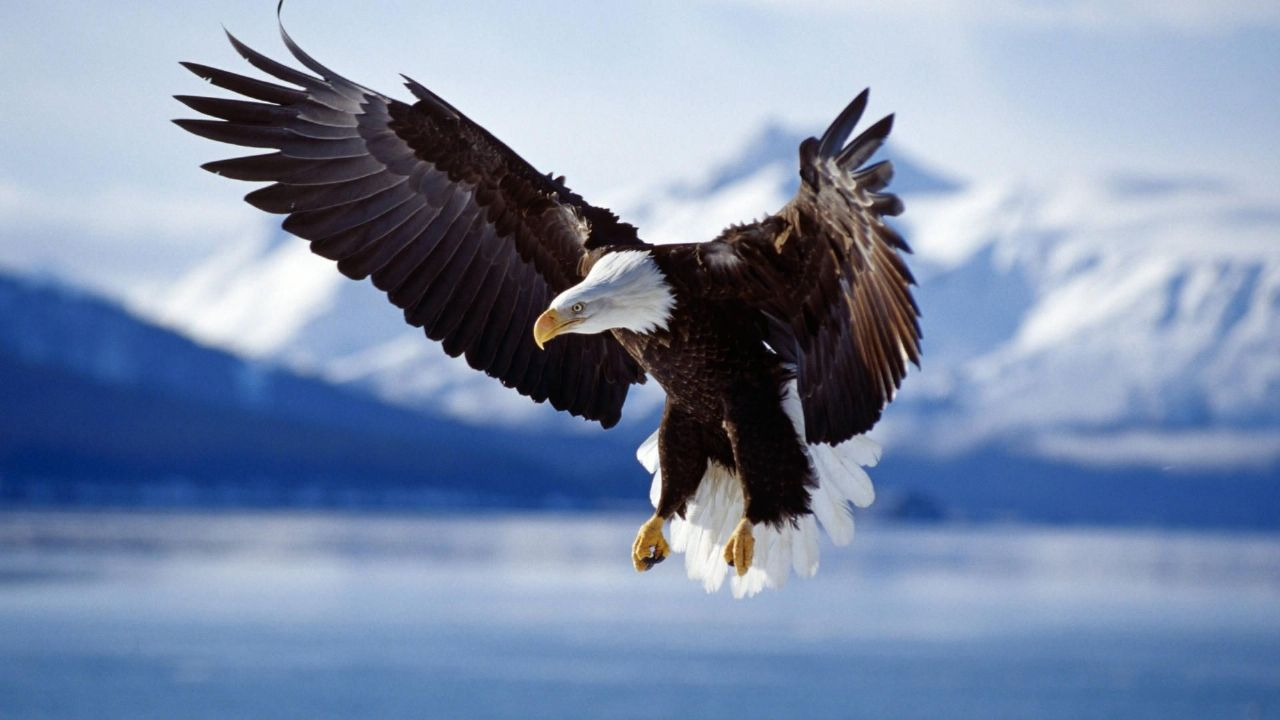
#> input picture Labs/Lab02/eagle.jpg, 1280 x 720 px
$ jupyter execute --allow-errors Lab02.ipynb
#> lines starting #> are read from the running program, lines starting #| are printed output that depends on the picture; after the words box and inside, x2 and y2 are one past the last pixel; in counts of white or black regions, pixels touching at a corner belong together
[cell 1]
import cv2
import numpy as np
from matplotlib import pyplot as plt

[cell 2]
#1. Image thresholding
# [17 lines left out: function imgThresh, not called in this run]

[cell 3]
I = cv2.imread('eagle.jpg', 0)
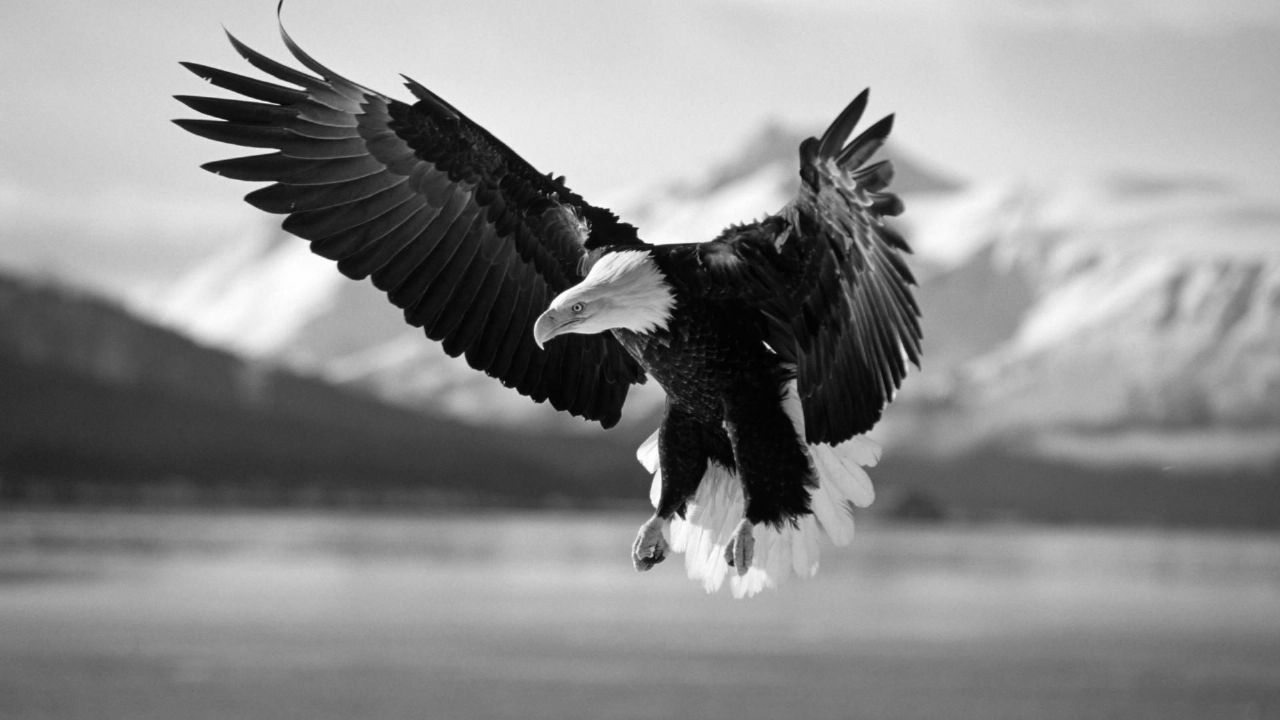
#> I: shape (720, 1280); min 0, max 255, mean 139.4
cv2.imshow('thresh_image', I)
cv2.waitKey(0)
cv2.destroyAllWindows()

[cell 4]
I1=cv2.imread('car.jpg')
I2=cv2.imread('eagle.jpg')
#> I2 is the input picture: shape (720, 1280, 3); mean B, G, R 169.4, 141.1, 124.7

#> (the rest of this cell did not finish here and is left out)

#> (a cell that did not finish here is left out)

#> (a cell that did not finish here is left out)

#> (a cell that did not finish here is left out)

[cell 8]
#3. Write simple programs to demonstrate
#a. Log transformation
def logTransform(I):

    c = 255 / np.log(1 + np.max(I))
    log_image = c * (np.log(I + 1))

    log_image = np.array(log_image, dtype = np.uint8)

    cv2.imshow('log_imag', log_image)
    cv2.waitKey(0)
    cv2.destroyAllWindows()

[cell 9]
I = cv2.imread('car.jpg', 0)
#> (the rest of this cell did not finish here and is left out)

[cell 10]
#b. Power transformation
#G is gamma value
def powerTrans(I, G):

    rows = I.shape[0]
    cols = I.shape[1]

    gamma_corrected_img = np.array(255*(I / 255) ** G, dtype = 'uint8')

    cv2.imshow('Gamma_img', gamma_corrected_img)
    cv2.waitKey(0)
    cv2.destroyAllWindows()

[cell 11]
I = cv2.imread('car.jpg')
#> (the rest of this cell did not finish here and is left out)

[cell 12]
#c. Gray level slicing
#x, y the pixel value range to slice
def graylevelSlice(I, x, y):
    rows = I.shape[0]
    cols = I.shape[1]
    img_slice = np.zeros([rows, cols], np.uint8)

    for i in range(rows):
        for j in range(cols):

            if (I[i,j] >= x) and (I[i,j] <= y):
                img_slice[i,j]= 255
            else:
                img_slice[i,j] = 0

    cv2.imshow('img_slice', img_slice)
    cv2.waitKey(0)
    cv2.destroyAllWindows()

[cell 13]
I = cv2.imread('car.jpg', 0)
#> (the rest of this cell did not finish here and is left out)

[cell 14]
I = cv2.imread('eagle.jpg', 0)
print(I.size)
#| 921600
#> (the rest of this cell did not finish here and is left out)

[cell 15]
#d. Bit plane slicing
# [27 lines left out: function bitPlaneSlice, not called in this run]

[cell 16]
#d. Bit plane slicing
def bitPlaneSlice(I):
    rows = I.shape[0]
#> rows = 720
    cols = I.shape[1]
#> cols = 1280
    binary_img_value_list = []

    for i in range(rows):
        for j in range(cols):
            binary_img_value_list.append(np.binary_repr(I[i][j] ,width=8)) # width = no. of bits
#> after the loop, binary_img_value_list = 921600 items

    dim=(400,400) #dimention of output images(since there are 8 output images, it is impossible to display large 8 images)

    #getting the required layer bits from binary_img_value_list and reshaping the extracted values according to the original image size
    #The extracted bit values are multiplied with 2^(n-1) to get the pixel values and store the 8 images in a list
    img_list=[]
    for k in range(8):
        bitplane_img =(np.array([int(j[k]) for j in binary_img_value_list],dtype = np.uint8)*(2**(7-k))).reshape(rows,cols)
        img_list.append(bitplane_img)
#> this loop made 8 passes
#> pass 1, in bitPlaneSlice, `bitplane_img =(np.array([int(j[k]) for j in binary_img_value_list],dty..`:
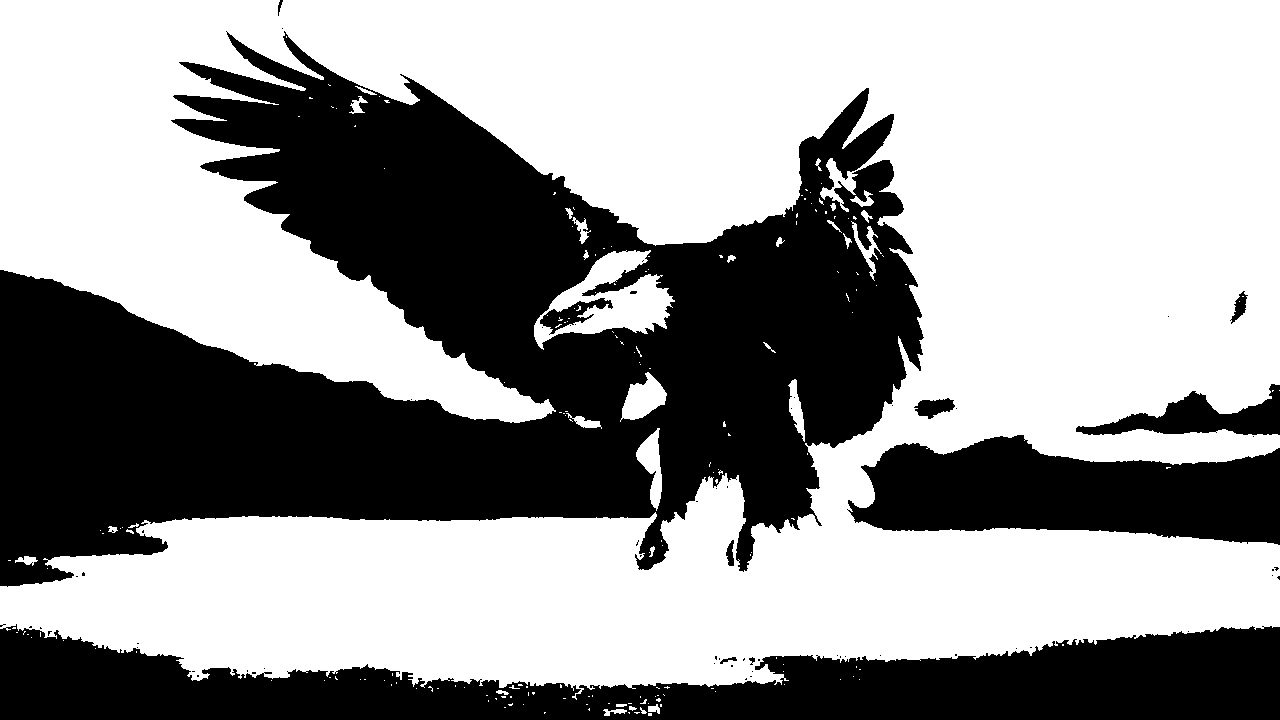
#> bitplane_img: shape (720, 1280); values 0 (black) and 128 (white), 59.7% white; 64 black regions (53 under 20 px), largest, box (x1, y1, x2, y2) and area: (0, 31, 924, 587) 257207, (0, 624, 1280, 720) 74690, (847, 435, 1280, 545) 32654
#> pass 3, in bitPlaneSlice, `bitplane_img =(np.array([int(j[k]) for j in binary_img_value_list],dty..`:
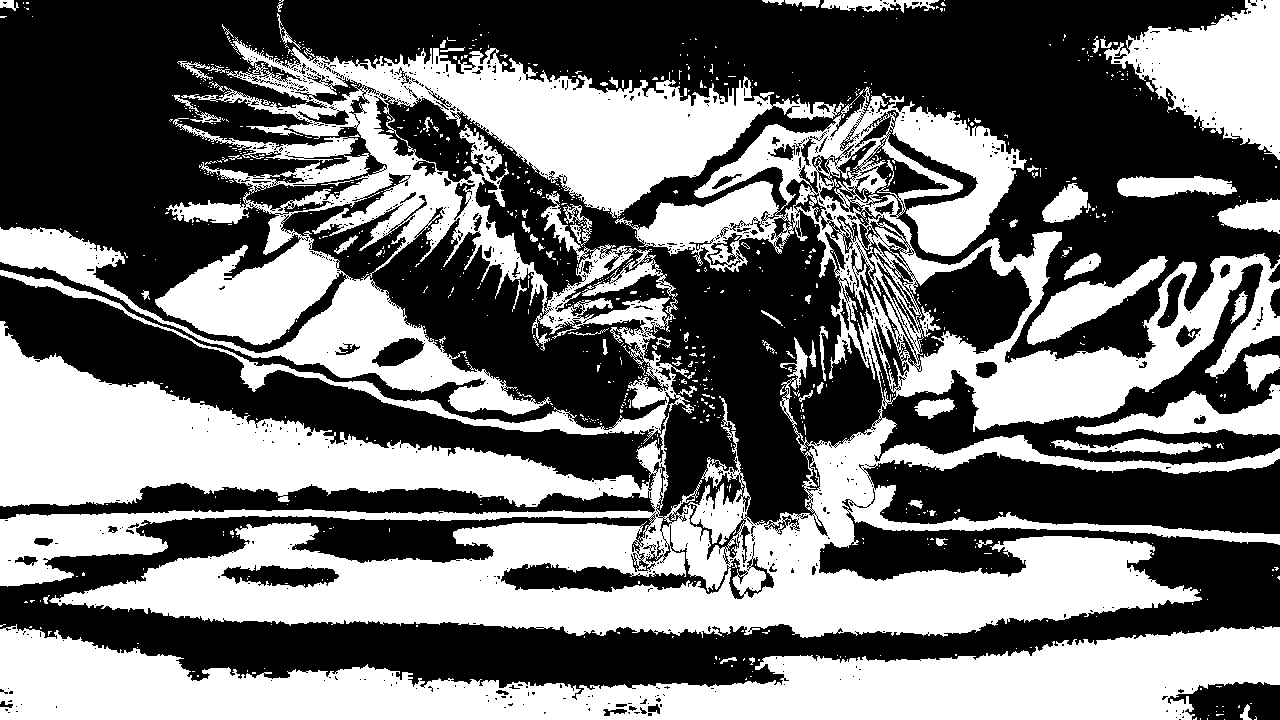
#> bitplane_img: shape (720, 1280); values 0 (black) and 32 (white), 45.4% white; 907 white regions (826 under 20 px), largest, box (x1, y1, x2, y2) and area: (0, 37, 1280, 638) 303538, (0, 624, 1280, 720) 71304, (1104, 0, 1280, 160) 15010
#> after the loop, img_list = 8 items

    #Concatenate the 8 images, img_list[0] Bit 8 plane image, img_list[1] Bit 7 plane image, so on so forth
    higher_order = cv2.hconcat([img_list[0], img_list[1], img_list[2], img_list[3]])
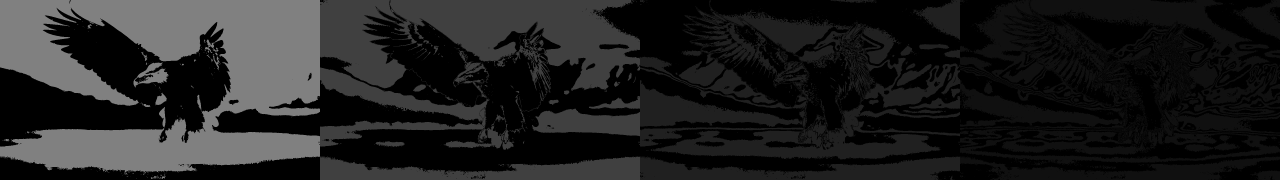
#> higher_order: shape (720, 5120) (shown at 1/4 size); min 0, max 128, mean 32.9
    print(img_list[0][689])
#> (printed output is left out)
    lower_order =cv2.hconcat([img_list[4], img_list[5], img_list[6], img_list[7]])
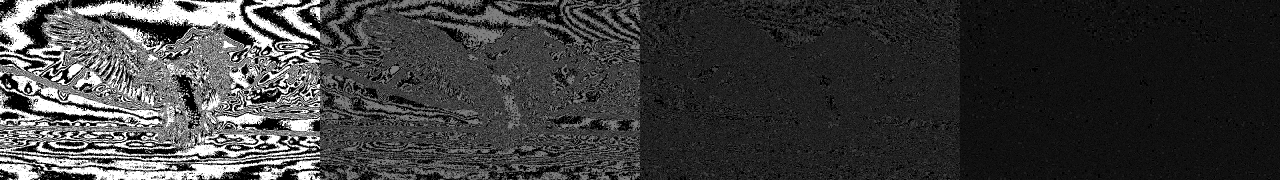
#> lower_order: shape (720, 5120) (shown at 1/4 size); min 0, max 8, mean 1.91; drawn with min black and max white
    final = cv2.vconcat([higher_order,lower_order])
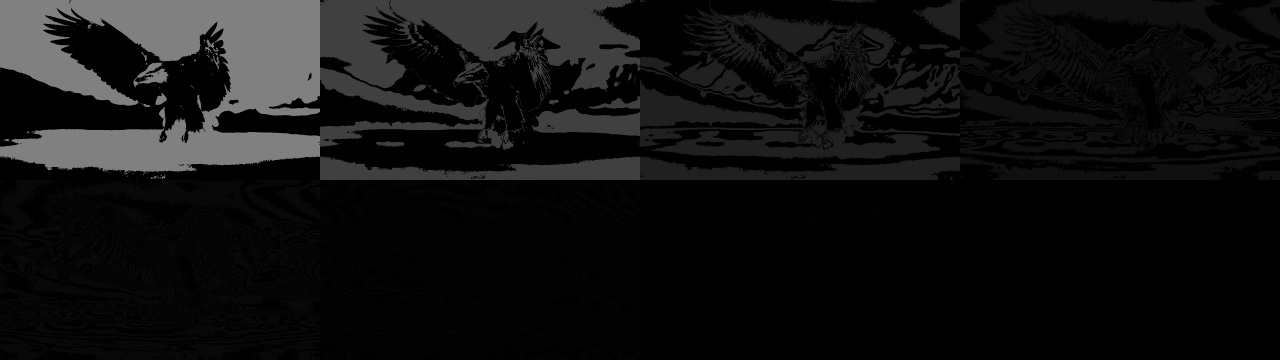
#> final: shape (1440, 5120) (shown at 1/4 size); min 0, max 128, mean 17.4


    cv2.imshow('bit_plane_sliced_images',final)
    cv2.waitKey(0)
    cv2.destroyAllWindows()

$ run again, with Labs/Lab02/gecco.jpg copied over Labs/Lab02/eagle.jpg
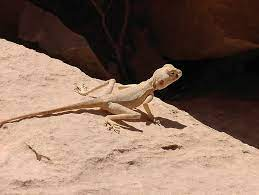
#> input picture Labs/Lab02/gecco.jpg, 259 x 195 px
#> I2 is the input picture: shape (195, 259, 3); mean B, G, R 90.2, 104.9, 131.3
#| 50505
#> after the loop in bitPlaneSlice, `for i in range(rows):`: binary_img_value_list = 50505 items
#> the loop in bitPlaneSlice, `for k in range(8):` made 8 passes
#> pass 1, in bitPlaneSlice, `bitplane_img =(np.array([int(j[k]) for j in binary_img_value_list],dty..`:
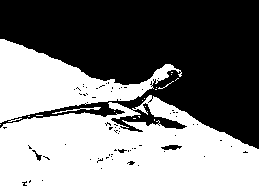
#> bitplane_img: shape (195, 259); values 0 (black) and 128 (white), 50.7% white; 71 black regions (67 under 20 px), largest, box (x1, y1, x2, y2) and area: (0, 0, 259, 149) 24570, (161, 145, 182, 150) 71, (32, 150, 42, 161) 35, (118, 149, 127, 153) 21
#> after the loop in bitPlaneSlice, `for k in range(8):`: img_list = 8 items
#> in bitPlaneSlice, `higher_order = cv2.hconcat([img_list[0], img_list[1], img_list[2], img..`:
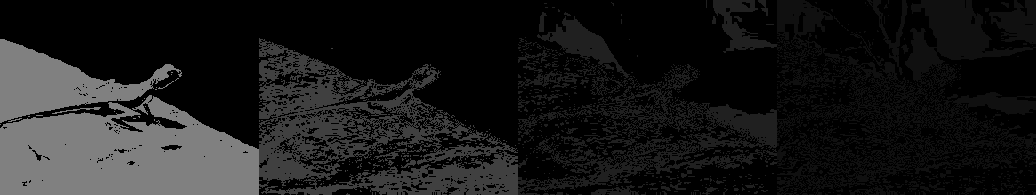
#> higher_order: shape (195, 1036); min 0, max 128, mean 25.8
